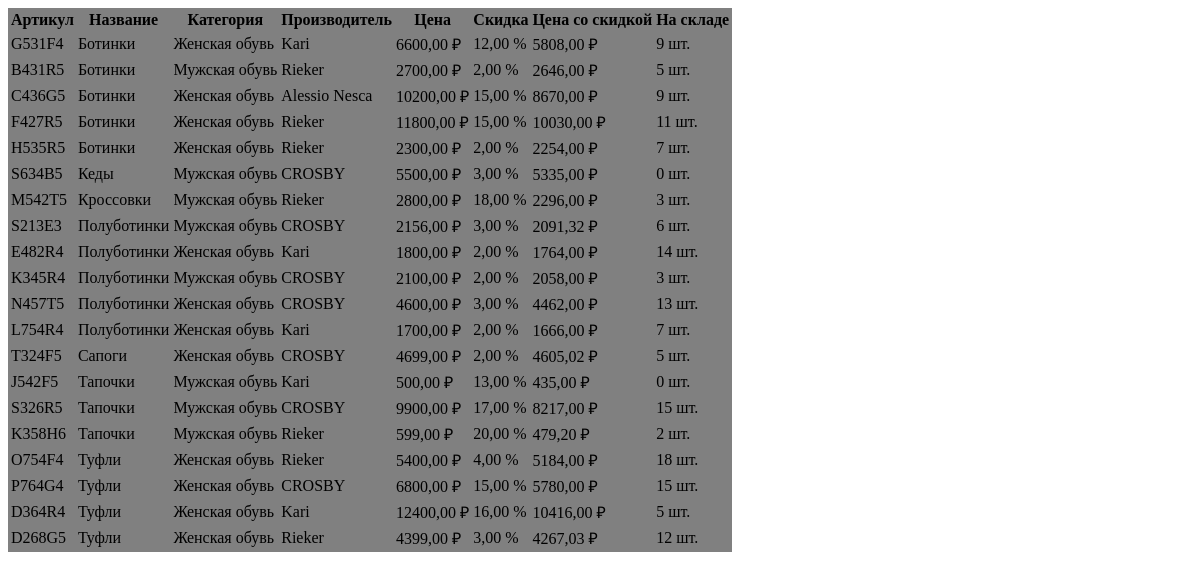
Before: /products/partial/ with the older database file.
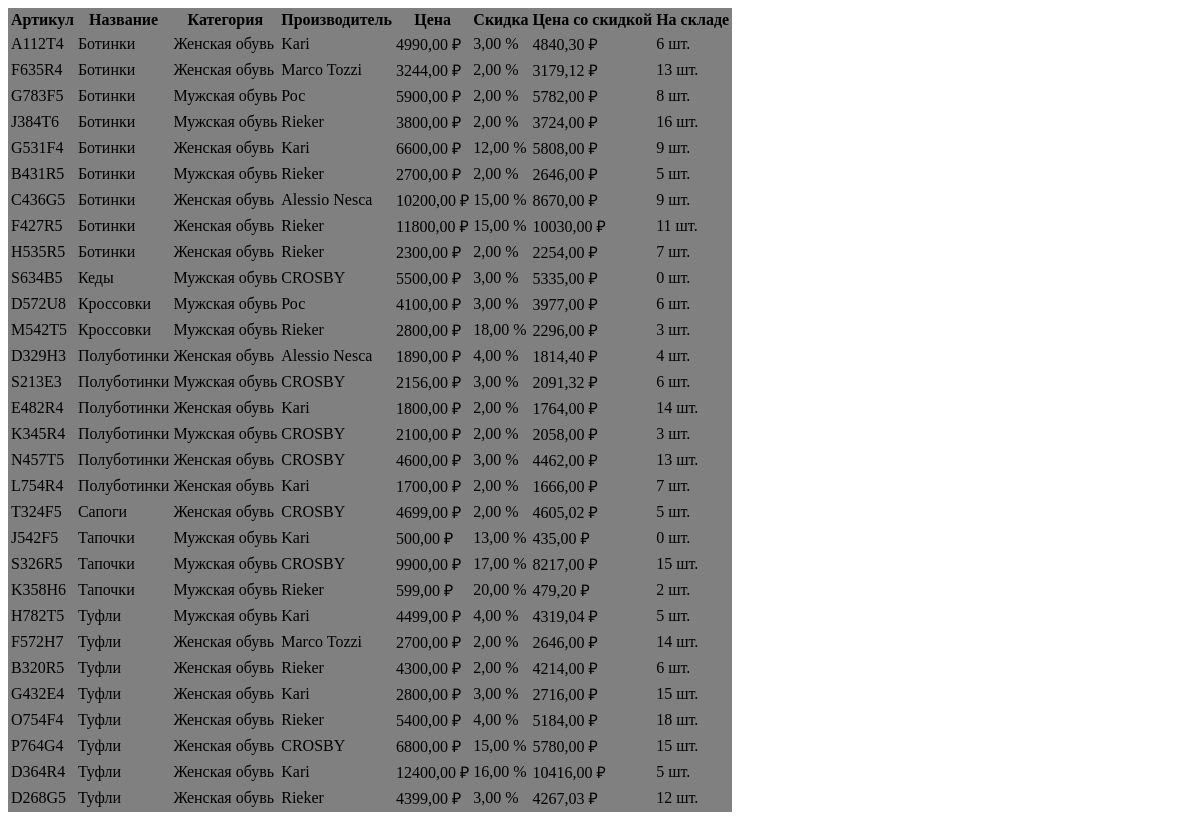
After: the same page with the newer database file.
### mainapp/models.py (models this page shows, shortened)
class Product(models.Model):
  article = models.CharField(max_length = 50, unique = True, verbose_name = 'артикул')
  name = models.CharField(max_length = 255,  verbose_name = 'товар')
  description = models.TextField(blank = True, default = "" , verbose_name = 'описание')
  price = models.DecimalField(max_digits = 10, decimal_places = 2, validators = [MinValueValidator(0.01)], verbose_name = "Цена")
  unit = models.CharField(max_length = 10, verbose_name = "Единица измерения", default = "шт.")
  stock_quantity = models.IntegerField(default = 0, validators  = [MinValueValidator(0)], verbose_name = "количество на складе")
  discount = models.DecimalField(max_digits = 5, decimal_places = 2, default = 0, validators = [MinValueValidator(0), MaxValueValidator(100)], verbose_name = "скидка")
  photo = models.ImageField(upload_to = "products/", blank = True, null = True, verbose_name = 'фото')
  category = models.ForeignKey(Category, on_delete = models.PROTECT, related_name = 'products', verbose_name = 'категория' )
  manufacturer = models.ForeignKey(Manufacturer, on_delete = models.PROTECT, related_name = 'products', verbose_name = 'производитель' )
  supplier = models.ForeignKey(Supplier, on_delete = models.PROTECT, related_name = 'products', verbose_name = 'поставщик' )
  @property
  def discounted_price(self):
    if self.discount > 0 :
      return round(self.price * (1 - self.discount /100), 2)
    return self.price
  class Meta:
    verbose_name = 'Товар'
    verbose_name_plural = 'Товары'
    ordering = ['name']

class Category(models.Model):
  name = models.CharField(max_length = 255, unique = True, verbose_name = 'категория')
  class Meta:
    verbose_name = 'Категория'
    verbose_name_plural = 'Категории'
    ordering = ['name']
  def __str__(self):
    return self.name

class Manufacturer(models.Model):
  name = models.CharField(max_length = 255, unique = True, verbose_name = 'производитель')
  class Meta:
    verbose_name = 'Производитель'
    verbose_name_plural = 'Производители'
    ordering = ['name']
  def __str__(self):
    return self.name

### mainapp/views.py (the view)
# urls.py: path("products/partial/", views.product_list_partial, name="product_list_partial"),
def product_list_partial(request):
    products = Product.objects.select_related(
        "category", "manufacturer", "supplier"
    ).order_by("name")
    return render(
        request,
        "mainapp/_product_table.html",
        {"products": products},
    )

### mainapp/templates/mainapp/_product_table.html
<table style="background: gray border-box padding-box ;">
  <thead>
    <tr>
      <th>Артикул</th>
      <th>Название</th>
      <th>Категория</th>
      <th>Производитель</th>
      <th>Цена</th>
      <th>Скидка</th>
      <th>Цена со скидкой</th>
      <th>На складе</th>
    </tr>
  </thead>
  <tbody>
    {% for product in products %}
    <tr>
      <td>{{ product.article }}</td>
      <td>{{ product.name }}</td>
      <td>{{ product.category }}</td>
      <td>{{ product.manufacturer }}</td>
      <td>{{ product.price }} ₽</td>
      <td>{{ product.discount }} %</td>
      <td>{{ product.discounted_price }} ₽</td>
      <td>{{ product.stock_quantity }} {{ product.unit }}</td>
    </tr>
    {% endfor %}
  </tbody>
</table>

Changed rows visible on the page:
added Product: article "А112Т4", name "Ботинки", category "Женская обувь", manufacturer "Kari", price "4990,00", discount "3,00", discounted_price "4840,30", stock_quantity "6", unit "шт."
added Product: article "F635R4", name "Ботинки", category "Женская обувь", manufacturer "Marco Tozzi", price "3244,00", discount "2,00", discounted_price "3179,12", stock_quantity "13", unit "шт."
added Product: article "G783F5", name "Ботинки", category "Мужская обувь", manufacturer "Рос", price "5900,00", discount "2,00", discounted_price "5782,00", stock_quantity "8", unit "шт."
added Product: article "J384T6", name "Ботинки", category "Мужская обувь", manufacturer "Rieker", price "3800,00", discount "2,00", discounted_price "3724,00", stock_quantity "16", unit "шт."
added Product: article "D572U8", name "Кроссовки", category "Мужская обувь", manufacturer "Рос", price "4100,00", discount "3,00", discounted_price "3977,00", stock_quantity "6", unit "шт."
added Product: article "D329H3", name "Полуботинки", category "Женская обувь", manufacturer "Alessio Nesca", price "1890,00", discount "4,00", discounted_price "1814,40", stock_quantity "4", unit "шт."
added Product: article "H782T5", name "Туфли", category "Мужская обувь", manufacturer "Kari", price "4499,00", discount "4,00", discounted_price "4319,04", stock_quantity "5", unit "шт."
added Product: article "F572H7", name "Туфли", category "Женская обувь", manufacturer "Marco Tozzi", price "2700,00", discount "2,00", discounted_price "2646,00", stock_quantity "14", unit "шт."
added Product: article "B320R5", name "Туфли", category "Женская обувь", manufacturer "Rieker", price "4300,00", discount "2,00", discounted_price "4214,00", stock_quantity "6", unit "шт."
added Product: article "G432E4", name "Туфли", category "Женская обувь", manufacturer "Kari", price "2800,00", discount "3,00", discounted_price "2716,00", stock_quantity "15", unit "шт."
